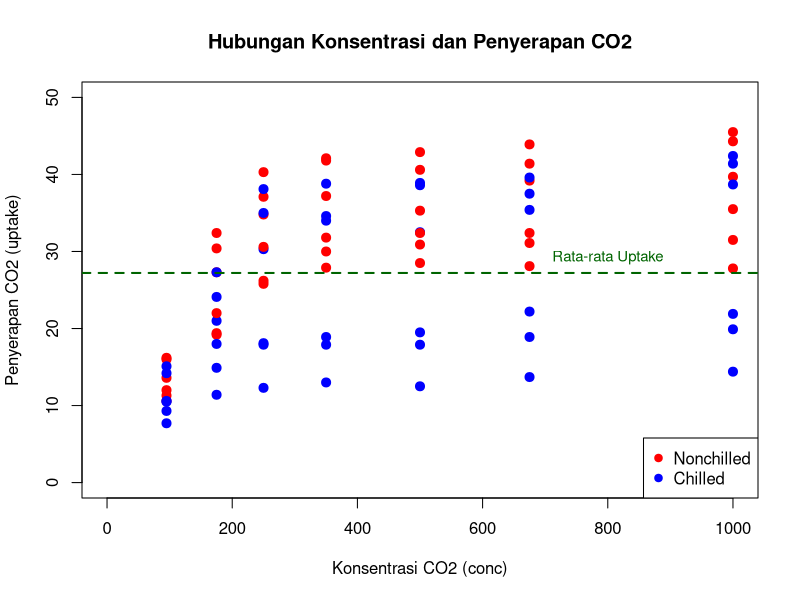
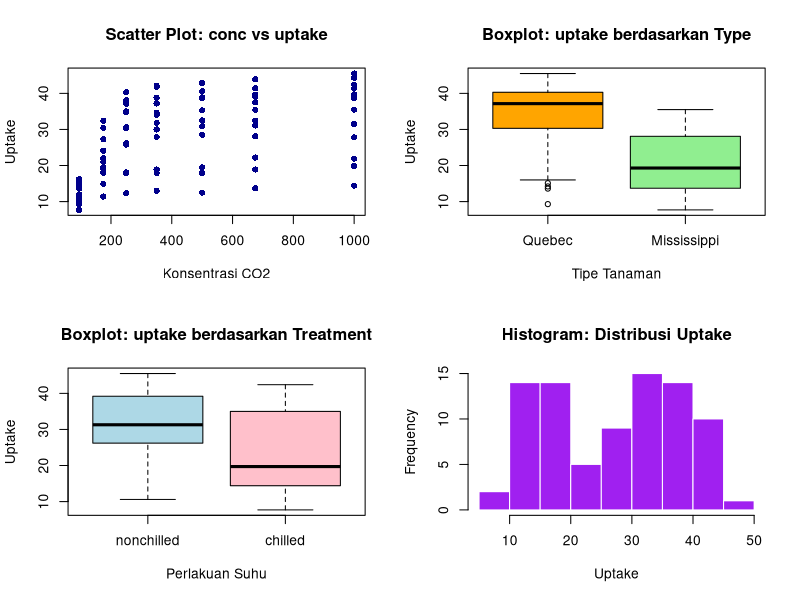
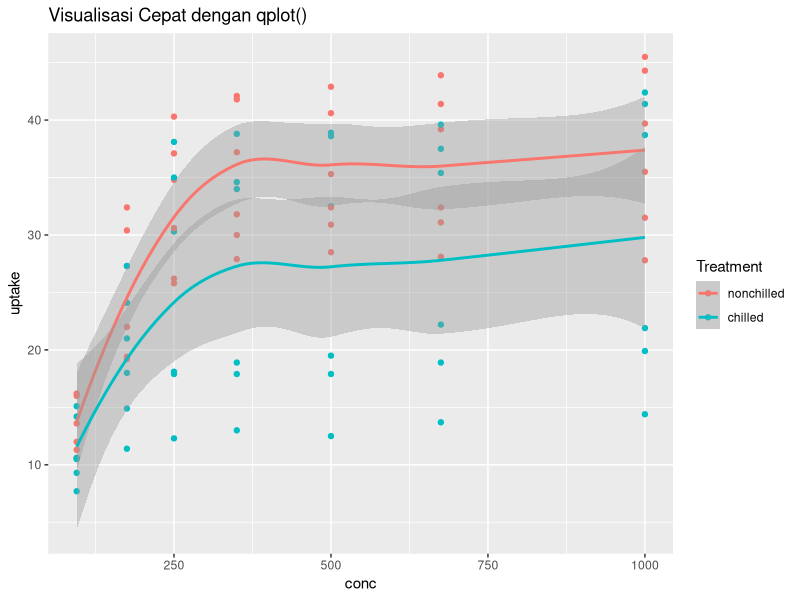
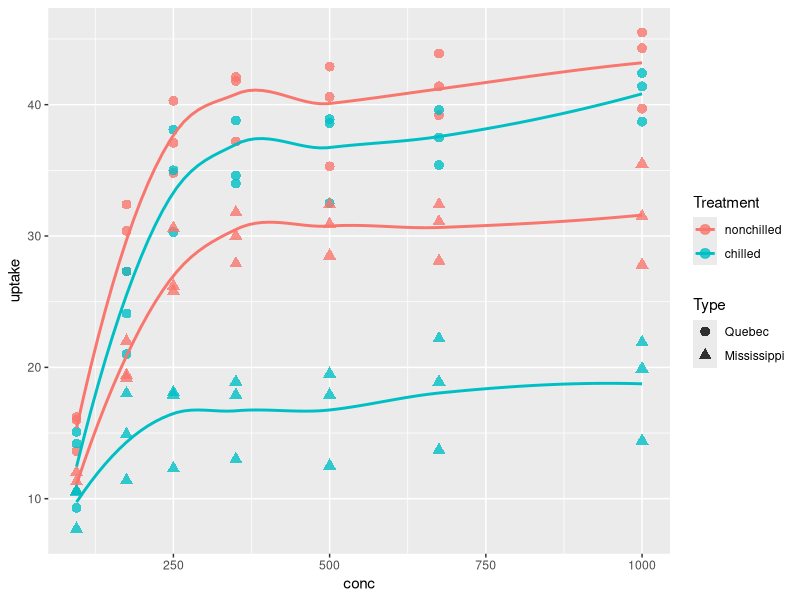
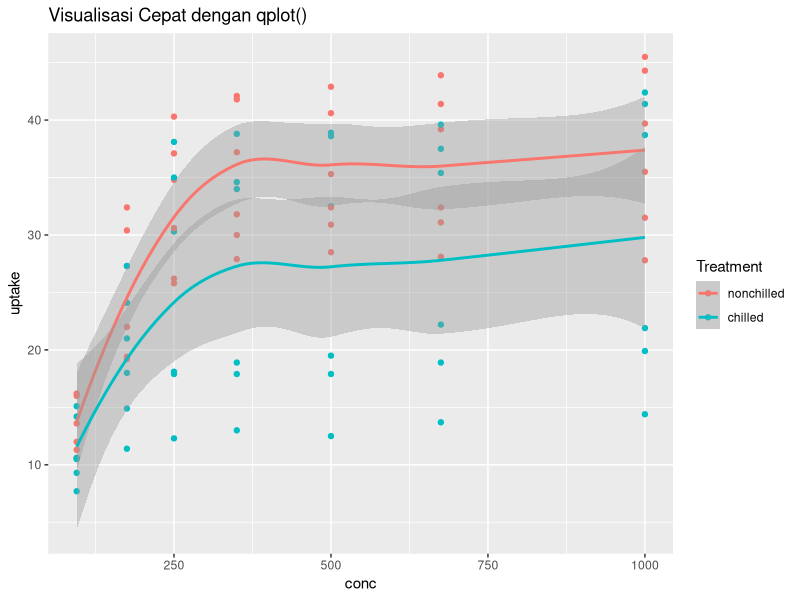
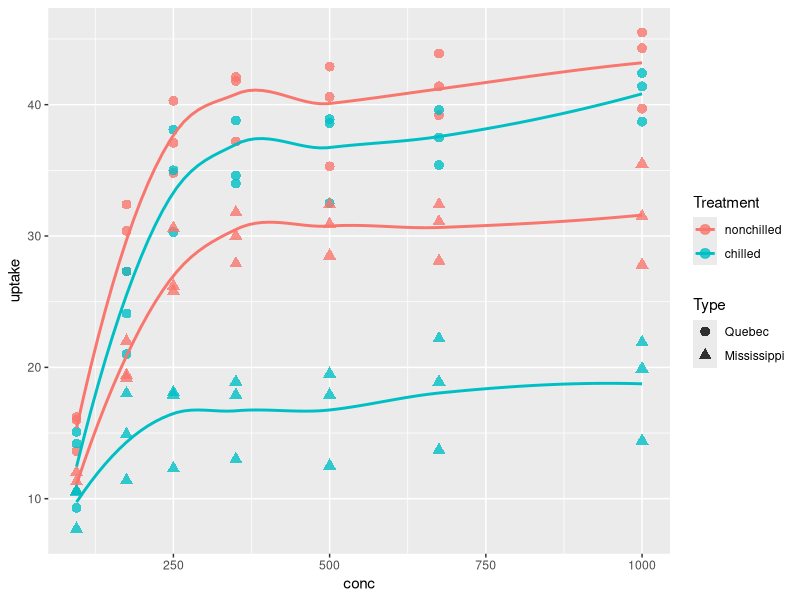
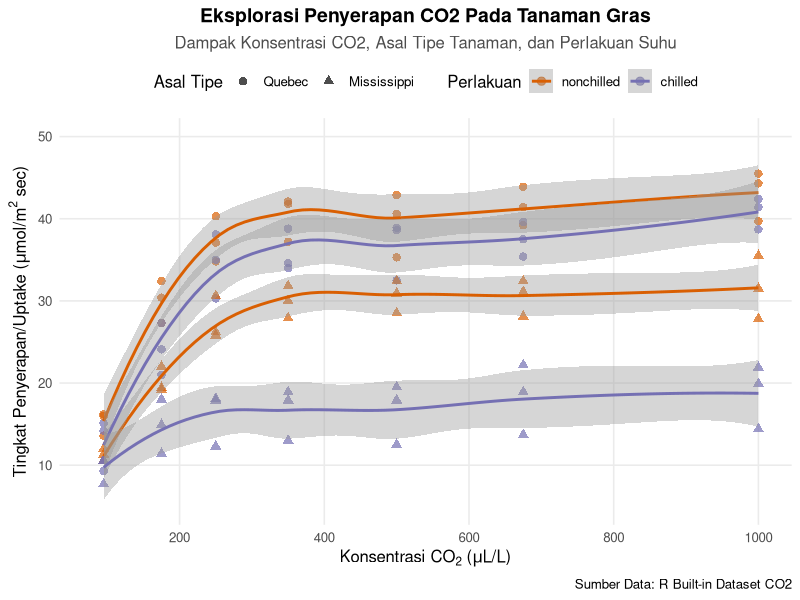
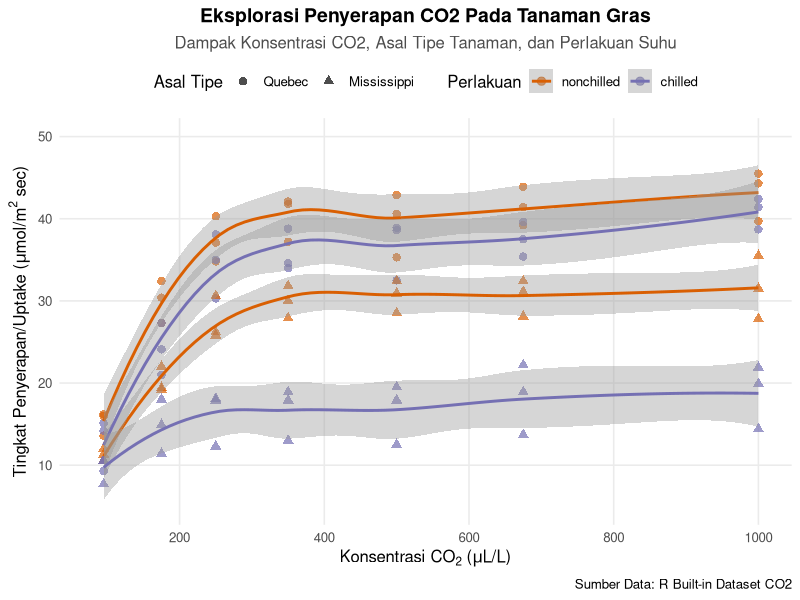

Write R code to recreate these figures, in order.
## ---- chunk 1
nilai_raw <- data.frame(Nama = c("Andi", "Budi", "Citra", "Dewi", "Andi"),
                        Matematika = c(80, 90, NA, 75, 80),
                        Statistika = c(85, 88, 78,"-", 85),
                        Umur = c(21, 20, 22, 21, 21),
                        stringsAsFactors = FALSE)
nilai_raw
## ---- chunk 2
nilai_raw$Statistika[nilai_raw$Statistika == "-"] <- NA
nilai_raw$Statistika <- as.numeric(nilai_raw$Statistika)
## ---- chunk 3
ratarata_stat <- mean(nilai_raw$Statistika, na.rm = TRUE)
nilai_raw$Statistika[is.na(nilai_raw$Statistika)] <- ratarata_stat
nilai_raw
## ---- chunk 4
nilai_raw$Status_Umur <- ifelse(nilai_raw$Umur >= 21, "Dewasa", "Muda")
nilai_raw
## ---- chunk 5
any(duplicated(nilai_raw))
## ---- chunk 6
nilai_raw <- unique(nilai_raw)
nilai_raw
## ---- chunk 7
write.csv(nilai_raw, file = "nilai_bersih.csv", row.names = FALSE)
getwd()
## ---- chunk 8
profil = data.frame(No = 1:10,
                    Gender = c("f","f","f","m","m","f","m","m","f","m"),
                    v1= c(8,15,8,14,8,10,9,9,10,12),
                    v2= c(9,8,13,9,2,6,9,10,13,10),
                    v3= c(5,9,12,8,9,10,7,8,6,9),
                    v4= c(9,5,6,"NA",16,9,13,10,7,8),
                    v5= c(9,10,7,11,8,10,9,5,10,17),
                    v6= c(9,8,9,10,10,10,12,10,12,7),
                    v7= c(5,10,14,6,8,9,10,6,13,9),
                    v8= c(9,12,12,11,9,7,9,12,9,10),
                    v9= c(11,9,12,11,8,7,11,6,6,7),
                    v10= c(8,15,9,8,9,11,7,8,9,7),
                    stringsAsFactors = FALSE)
profil
## ---- chunk 9
myprofil <- ((profil$Gender == "m" & profil$v1>9)|(profil$Gender == "f" & profil$v3 <= 10))
profil_filter <- profil[myprofil,]
profil_filter
## ---- chunk 10
library(dplyr)
profil_filter <- profil %>% arrange(desc(profil$Gender), profil$v5)

profil_filter
## ---- chunk 11
write.csv(profil_filter, file = "profil_filter.csv", row.names = FALSE)
getwd()
## ---- chunk 12
df_sales <- data.frame(
  id_toko = c("T1", "T2", "T3"),
  Minggu1 = c(120, 150, 95),
  Minggu2 = c(135, 140, 110)
)

df_info <- data.frame(
  id = c("T1", "T2", "T4"),
  Kota = c("Jakarta", "Bandung", "Surabaya")
)

df_merged <- merge(
  df_sales, 
  df_info, 
  by.x = "id_toko", 
  by.y = "id", 
  all = TRUE
)
df_merged
## ---- chunk 13
# 1. Transformasi menggunakan reshape
df_long <- reshape(
  df_merged,
  varying = c("Minggu1", "Minggu2"),
  v.names = "Penjualan",
  timevar = "Waktu",
  times = c("Minggu1", "Minggu2"),
  direction = "long"
)
df_long <- df_long[, c("id", "id_toko", "Kota", "Waktu", "Penjualan")]
rownames(df_long) <- NULL
df_long
## ---- chunk 14
write.csv(df_long, file = "penjualan_long.csv", row.names = FALSE)
getwd()
## ---- chunk 15
CO2
str(CO2)
summary(CO2)
## ---- chunk 16
plot(
  CO2$conc, CO2$uptake,
  pch = 19,
  cex = 1.2,
  col = ifelse(CO2$Treatment == "chilled", "blue", "red"),
  main = "Hubungan Konsentrasi dan Penyerapan CO2",
  xlab = "Konsentrasi CO2 (conc)",
  ylab = "Penyerapan CO2 (uptake)",
  xlim = c(0, 1000),
  ylim = c(0, 50)
)
abline(h = mean(CO2$uptake), col = "darkgreen", lty = 2, lwd = 2)
text(x = 800, y = mean(CO2$uptake) + 2, labels = "Rata-rata Uptake", col = "darkgreen", cex = 0.9)
legend("bottomright", legend = c("Nonchilled", "Chilled"), col = c("red", "blue"), pch = 19)
## ---- chunk 17
par(mfrow = c(2, 2))

# Grafik 1: Scatter Plot conc vs uptake
plot(CO2$conc, CO2$uptake, main = "Scatter Plot: conc vs uptake",
     xlab = "Konsentrasi CO2", ylab = "Uptake", col = "darkblue", pch = 16)

# Grafik 2: Boxplot uptake berdasarkan Type
boxplot(uptake ~ Type, data = CO2, main = "Boxplot: uptake berdasarkan Type",
        xlab = "Tipe Tanaman", ylab = "Uptake", col = c("orange", "lightgreen"))

# Grafik 3: Boxplot uptake berdasarkan Treatment
boxplot(uptake ~ Treatment, data = CO2, main = "Boxplot: uptake berdasarkan Treatment",
        xlab = "Perlakuan Suhu", ylab = "Uptake", col = c("lightblue", "pink"))

# Grafik 4: Histogram Distribusi uptake
hist(CO2$uptake, main = "Histogram: Distribusi Uptake",
     xlab = "Uptake", col = "purple", border = "white")

## ---- chunk 18
library(ggplot2)
qplot(x = conc, y = uptake, data = CO2, color = Treatment,
      geom = c("point", "smooth"),
      main = "Visualisasi Cepat dengan qplot()")

# Visualisasi Ulang dengan ggplot2 (Pemetaan Treatment dan Type)
p_base <- ggplot(CO2, aes(x = conc, y = uptake, color = Treatment, shape = Type)) +
  geom_point(size = 3, alpha = 0.8) +
  geom_smooth(method = "loess", se = FALSE)
p_base
## ---- chunk 19
library(ggplot2)

# Visualisasi Cepat dengan qplot()
qplot(x = conc, y = uptake, data = CO2, color = Treatment,
      geom = c("point", "smooth"),
      main = "Visualisasi Cepat dengan qplot()")

p_base <- ggplot(CO2, aes(x = conc, y = uptake, color = Treatment, shape = Type)) +
  geom_point(size = 3, alpha = 0.8) +
  geom_smooth(method = "loess", se = FALSE)
p_base
## ---- chunk 20
# Pengembangan grafik lengkap
p_final <- ggplot(CO2, aes(x = conc, y = uptake, color = Treatment, shape = Type)) +
  geom_point(size = 2.5, alpha = 0.7) +
  stat_smooth(method = "loess", se = TRUE, size = 1) +
  scale_color_manual(values = c("nonchilled" = "#D95F02", "chilled" = "#7570B3")) +
  scale_shape_manual(values = c("Quebec" = 16, "Mississippi" = 17)) +
  scale_x_continuous(breaks = seq(0, 1000, by = 200)) +
  coord_cartesian(xlim = c(80, 1000), ylim = c(5, 50)) +
  labs(
    title = "Eksplorasi Penyerapan CO2 Pada Tanaman Gras",
    subtitle = "Dampak Konsentrasi CO2, Asal Tipe Tanaman, dan Perlakuan Suhu",
    x = expression(paste("Konsentrasi ", CO[2], " (", mu, "L/L)")),
    y = expression(paste("Tingkat Penyerapan/Uptake (", mu, "mol/", m^2, " sec)")),
    color = "Perlakuan",
    shape = "Asal Tipe",
    caption = "Sumber Data: R Built-in Dataset CO2"
  ) +
  
  theme_minimal(base_size = 12) +
  theme(
    plot.title = element_text(face = "bold", size = 14, hjust = 0.5),
    plot.subtitle = element_text(hjust = 0.5, color = "gray30"),
    legend.position = "top",
    panel.grid.minor = element_blank()
  )
print(p_final)

## ---- chunk 21
ggsave(
  filename = "co2_uptake_visualisasi.png",
  plot = p_final,
  width = 8,
  height = 6,
  dpi = 300
)
